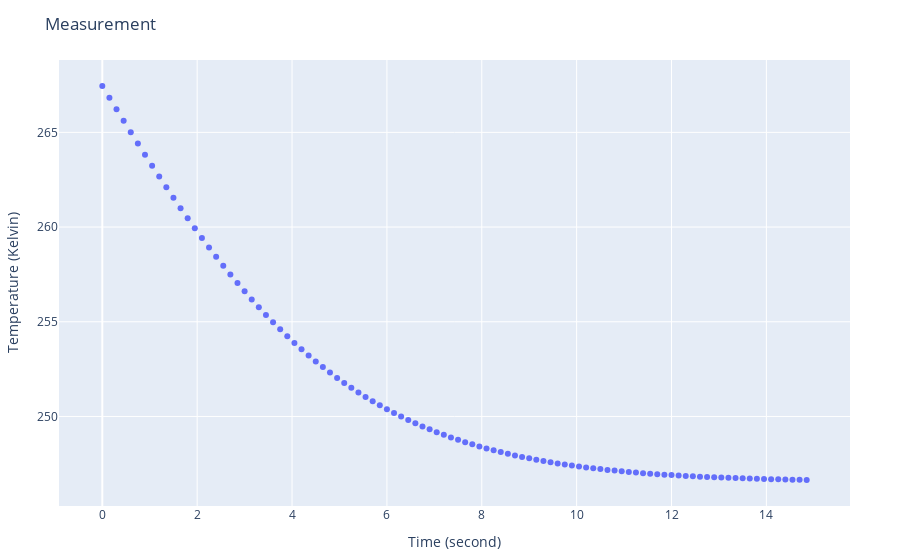

Here is the notebook cell this chart was saved with:
### Code cell
plot(
    [
        # True position
        scatter(
            mode="markers",
            x=time_axis_sec,
            y=measurements_array,
            name="Measurement"
        )
    ],
    Layout(
        title="Measurement",
        xaxis_title="Time (second)",
        yaxis_title="Temperature (Kelvin)",
        legend_title="Legend Title",
    ),
    config=PlotConfig(scrollZoom=true)
)
